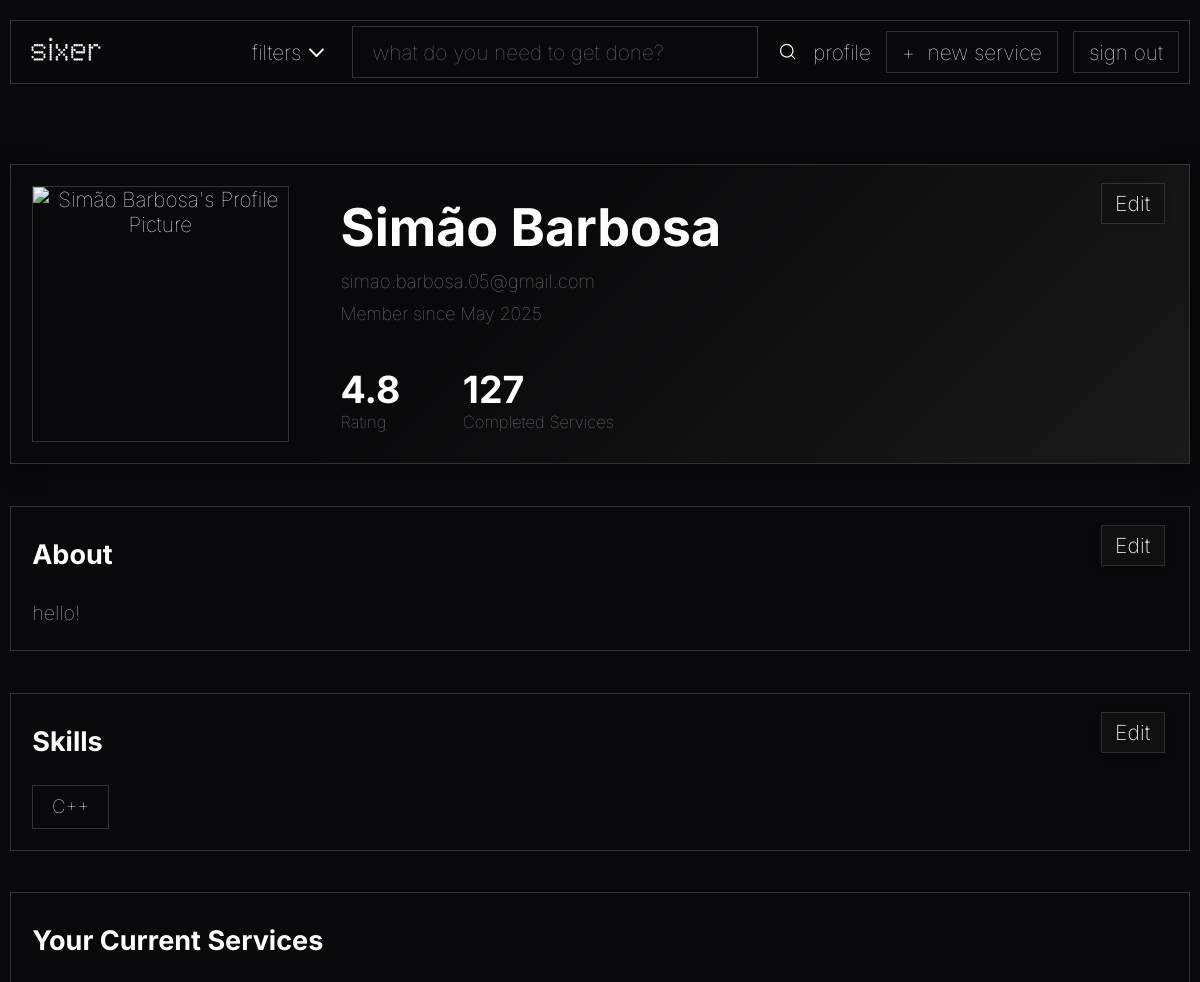
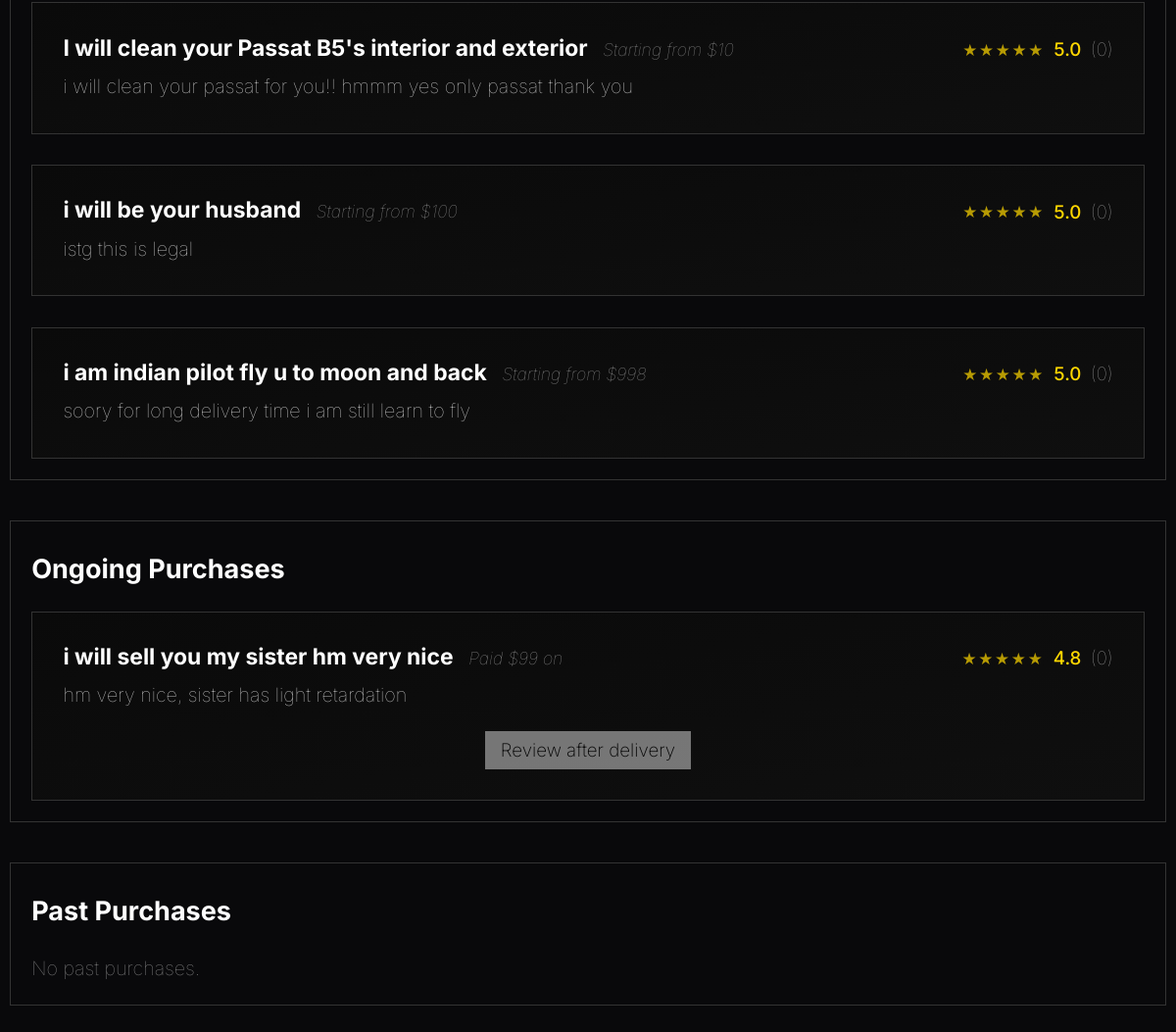
The page /pages/profile.php (signed in) on the database its author committed (2 pictures, top to bottom).
### tables this page shows
CREATE TABLE user_registry
(
    user_id INTEGER PRIMARY KEY AUTOINCREMENT,
    password_hash TEXT NOT NULL,
    access_level TEXT DEFAULT "client" NOT NULL,

    user_picture BLOB DEFAULT NULL,

    full_name TEXT,
    email TEXT UNIQUE NOT NULL,
    join_date DATETIME NOT NULL,

    aboutme TEXT DEFAULT NULL
);

CREATE TABLE services_list
(
    service_id INTEGER PRIMARY KEY AUTOINCREMENT,
    freelancer_id INTEGER NOT NULL,

    service_title TEXT NOT NULL,
    service_price REAL NOT NULL,
    service_info TEXT NOT NULL,
    service_eta INTEGER NOT NULL,
    service_category TEXT NOT NULL,

    service_delisted BOOLEAN DEFAULT FALSE NOT NULL,

    service_picture BLOB DEFAULT NULL,

    FOREIGN KEY(freelancer_id) REFERENCES user_registry(user_id)
);

### utils/session.php (called while the page is built, shortened)
<?php
class Session {
    private static ?Session $instance = null;
    public static function getInstance(): Session {
        if (self::$instance === null) {
            self::$instance = new Session();
        }
        return self::$instance;
    }
    public function isLoggedIn() {
        return isset($_SESSION["user"]) && $_SESSION["user"] !== null;
    }
    public function getUser() {
        return $_SESSION["user"] ?? null;
    }
}
?>

### database/service_class.php (called while the page is built, shortened)
<?php
class Service {
    public function __construct(
        int $id,
        int $freelancer_id,
        string $title,
        float $price,
        string $info,
        int $eta,
        string $category,
        bool $delisted = false,
        $picture = null
    ) {
        $this->id = $id;
        $this->title = $title;
        $this->price = $price;
        $this->info = $info;
    }
    public static function get_by_id($service_id) {
        $db = Database::getInstance();
        $stmt = $db->prepare('SELECT * FROM services_list WHERE service_id = ?');
        $stmt->execute([$service_id]);
        $service = $stmt->fetch();
        return new Service(
            $service['service_id'],
            $service['freelancer_id'],
            $service['service_title'],
            $service['service_price'],
            $service['service_info'],
            (int)$service['service_eta'],
            $service['service_category'],
            (bool)$service['service_delisted'],
            $service['service_picture'] ?? null
        );
    }
    public static function get_by_freelancer($freelancer_id) {
        $db = Database::getInstance();
        $stmt = $db->prepare('SELECT * FROM services_list WHERE freelancer_id = ?');
        $stmt->execute([$freelancer_id]);
        $services = $stmt->fetchAll();
        return array_map(function($service) {
            return new Service(
                $service['service_id'],
                $service['freelancer_id'],
                $service['service_title'],
                $service['service_price'],
                $service['service_info'],
                (int)$service['service_eta'],
                $service['service_category'],
                (bool)$service['service_delisted'],
                $service['service_picture'] ?? null
            );
        }, $services);
    }
}

### database/user_class.php (called while the page is built, shortened)
<?php
class User {
    public static function get_user_purchases($user_id) {
        $db = Database::getInstance();
        $stmt = $db->prepare('SELECT * FROM purchases WHERE client_id = ?');
        $stmt->execute([$user_id]);
        return $stmt->fetchAll();
    }
}

### pages/profile.php (the view, shortened to what this page needs)
<?php
require_once '../utils/session.php';
require_once '../templates/common.php';
require_once '../database/user_class.php';
require_once '../database/service_class.php';
require_once '../templates/profile_service.php';
require_once '../templates/profile_purchase_card.php';
$session = Session::getInstance();
$profile_user_id = isset($_GET['id']) ? intval($_GET['id']) : $session->getUser()['user_id'];
$db = Database::getInstance();
$stmt = $db->prepare('SELECT * FROM user_registry WHERE user_id = ?');
$stmt->execute([$profile_user_id]);
$user_data = $stmt->fetch();
if (!empty($user_data['user_picture'])) {
    $user_picture = '../action/get_profile_picture.php?id=' . $profile_user_id;
} else {
    $user_picture = '../assets/images/default.jpg';
}
$full_name = $user_data['full_name'] ?? '';
$email = $user_data['email'] ?? '';
$join_date = $user_data['join_date'] ?? '';
$is_own_profile = ($session->getUser()['user_id'] === $profile_user_id);
$user_services = Service::get_by_freelancer($profile_user_id);
$stmt = $db->prepare('SELECT skill_name FROM user_skills WHERE user_id = ?');
$stmt->execute([$profile_user_id]);
$user_skills = $stmt->fetchAll(PDO::FETCH_COLUMN);
function hasAnyServices($user_services) {
    return !empty($user_services) && count($user_services) > 0;
}
$user_purchases = User::get_user_purchases($profile_user_id);
$ongoing_purchases = [];
$past_purchases = [];
foreach ($user_purchases as $purchase) {
    if (!empty($purchase['service_id'])) {
        $service = Service::get_by_id($purchase['service_id']);
        if ($service) {
            if ($purchase['completed']) {
                $past_purchases[] = ['purchase' => $purchase, 'service' => $service];
            } else {
                $ongoing_purchases[] = ['purchase' => $purchase, 'service' => $service];
            }
        }
    }
}
?>
<!DOCTYPE html>
<html lang="en">
  <head>
    <link rel="stylesheet" href="../css/styles.css" />
    <link rel="stylesheet" href="../css/profile.css" />
  </head>
  <body>
    <?php drawHeader(); ?>
    <main>
      <div class="profile-container">
        <div class="profile-header" style="position: relative;">
          <?php if (
            isset(
              $is_own_profile
            ) && $is_own_profile): ?>
            <a href="edit_profile.php" class="edit-profile-btn" title="Edit Profile">Edit</a>
          <?php endif; ?>
          <div class="profile-avatar" style="z-index: 1; position: relative; cursor: pointer;">
            <img id="profile-pic-img" src="<?= htmlspecialchars($user_picture) ?>" alt="<?= htmlspecialchars($full_name) ?>'s Profile Picture" style="object-fit: cover; aspect-ratio: 1/1; width: 100%; height: 100%; border-radius: 0; cursor: pointer;" />
          </div>
          <div class="profile-info">
            <div class="profile-info-top">
              <h1><?= htmlspecialchars($full_name) ?></h1>
              <p class="profile-email"><?= htmlspecialchars($email) ?></p>
              <p class="profile-join-date">Member since <?= $join_date ? date('F Y', strtotime($join_date)) : '' ?></p>
            </div>
            <div class="profile-stats">
              <div class="stat">
                <span class="stat-value">4.8</span>
                <span class="stat-label">Rating</span>
              </div>
              <div class="stat">
                <span class="stat-value">127</span>
                <span class="stat-label">Completed Services</span>
              </div>
            </div>
          </div>
        </div>
        <div class="profile-section about-section" style="position: relative;">
          <h2>About</h2>
          <?php if ($is_own_profile): ?>
            <button id="edit-about-btn" class="edit-profile-btn">Edit</button>
          <?php endif; ?>
          <div id="aboutme-container">
            <p id="aboutme-text" style="margin-bottom:0;">
              <?php
                $aboutme = $user_data['aboutme'] ?? null;
                if (!empty($aboutme) && trim((string)$aboutme) !== '') {
                  echo htmlspecialchars($aboutme);
                } else {
                  echo "User has not added a description yet.";
                }
              ?>
            </p>
          </div>
        </div>
        <div class="profile-section" style="position: relative;">
          <h2>Skills</h2>
          <?php if ($is_own_profile): ?>
            <button id="edit_skills-btn" class="edit-profile-btn" type="button" style="display: <?= empty($user_skills) ? 'none' : 'inline-block' ?>;">
              Edit
            </button>
          <?php endif; ?>
          <div id="skills-container" class="skills-container">
            <span id="skills-text">
              <?php
                if (empty($user_skills)) {
                  echo "No skills have been added yet.";
                } else {
                  echo '<div class="skills-list">';
                  foreach ($user_skills as $skill) {
                    echo '<span class="skill-tag">' . htmlspecialchars($skill) . '</span> ';
                  }
                  echo '</div>';
                }
              ?>
            </span>
          </div>
        </div>
          <?php if (hasAnyServices($user_services)): ?>
            <div class="profile-section">
              <h2>Your Current Services</h2>
              <div class="recent-work">
                <?php
                  foreach ($user_services as $service) {
                    drawProfileService($service);
                  }
                ?>
              </div>
            </div>
          <?php endif; ?>
          <div class="profile-section">
            <h2>Ongoing Purchases</h2>
            <div class="recent-work">
              <?php if (!empty($ongoing_purchases)) {
                foreach ($ongoing_purchases as $item) {
                  drawProfilePurchaseCard($item['purchase'], $item['service'], false);
                }
              } else {
                echo '<p style="color:#888;">No ongoing purchases.</p>';
              } ?>
            </div>
          </div>
          <div class="profile-section">
            <h2>Past Purchases</h2>
            <div class="recent-work">
              <?php if (!empty($past_purchases)) {
                foreach ($past_purchases as $item) {
                  drawProfilePurchaseCard($item['purchase'], $item['service'], true);
                }
              } else {
                echo '<p style="color:#888;">No past purchases.</p>';
              } ?>
            </div>
          </div>
        </div>
    </main>
  </body>
</html>

### templates/common.php (shortened to what this page needs)
<?php
require_once __DIR__ . '/../utils/session.php';
function drawHeader() {
  $session = Session::getInstance();
  $loggedIn = $session->isLoggedIn();
  $user = $session->getUser();
?>
<header>
  <div>
    <a href="../index.php">
      <img src="../assets/logo-w.png" id="logo" alt="sixer" />
    </a>
  </div>
  <div class="searchbar">
    <a href="#" id="filters-btn">
      <span class="filters-text">filters</span>
      <img class="icon" src="../assets/icons/dropdown.svg" alt="" />
    </a>
    <form action="search.php" method="get">
      <input
        type="text"
        name="q"
        id="main-search"
        placeholder="what do you need to get done?"
      />
      <button type="submit">
        <img class="icon" src="../assets/icons/search.svg" alt="search" />
      </button>
    </form>
  </div>
  <div class="account">
    <?php if (
      $loggedIn && isset($user['user_id'])
    ): ?>
      <a href="profile.php?id=<?= urlencode($user['user_id']) ?>">profile</a>
      <a href="create_service.php" class="simple-button">
        <span class="new-service-plus">+</span>
        <span class="new-service-text"> new service</span>
      </a>
      <a href="../action/logout.php" class="simple-button">sign out</a>
    <?php else: ?>
      <a href="signup.php">sign-up</a>
      <a href="login.php" class="simple-button">login</a>
    <?php endif; ?>
  </div>
</header>
<?php } ?>

### templates/profile_service.php
<?php
function drawProfileService($service) {
    ?>
    <a href="../pages/service.php?id=<?= urlencode($service->id) ?>" style="text-decoration:none; color:inherit;">
    <div class="work-item">
        <div class="work-header">
            <div class="work-title-group">
                <h3><?= htmlspecialchars($service->title) ?></h3>
                <span class="work-date">Starting from $<?= number_format($service->price, 0) ?></span>
            </div>
            <div class="work-rating">
                5.0 <span style="font-weight: 100; color: #999">(0)</span>
            </div>
        </div>
        <p class="work-description">
            <?= nl2br(htmlspecialchars($service->info)) ?>
        </p>
    </div>
    </a>
    <?php
}

### templates/profile_purchase_card.php
<?php
function drawProfilePurchaseCard($purchase, $service, $is_completed) {
    $paid = number_format($purchase['paid_amount'] ?? $service->price, 0);
    $date = isset($purchase['purchase_date']) ? date('d/m/Y', strtotime($purchase['purchase_date'])) : '';
    ?>
    <div class="work-item">
        <div class="work-header">
            <div class="work-title-group">
                <h3><?= htmlspecialchars($service->title) ?></h3>
                <span class="work-date">Paid $<?= $paid ?> on <?= $date ?></span>
            </div>
            <div class="work-rating">
                4.8 <span style="font-weight: 100; color: #999">(0)</span>
            </div>
        </div>
        <p class="work-description">
            <?= nl2br(htmlspecialchars($service->info)) ?>
        </p>
        <?php if (!$is_completed): ?>
            <button class="review-btn" disabled>Review after delivery</button>
        <?php else: ?>
            <button class="review-btn" type="button">Review</button>
        <?php endif; ?>
    </div>
    <?php
}

### css/styles.css (style rules this page uses)
html, body { margin: 0; padding: 0; height: 100%; box-sizing: border-box; overflow-y: auto; }
*, *::before, *::after { box-sizing: inherit; }
body { font-family: "Inter", Courier, monospace; font-weight: 100; font-size: 1.3em; background-color: #09090b; color: #ffffff; position: relative; min-height: 100vh; overflow-x: hidden; }
body > header { display: flex; justify-content: space-between; align-items: center; padding: 5px; margin: 20px 10px; border: 1px solid #333333; flex-wrap: wrap; gap: 10px; position: relative; overflow: hidden; transition: border-color 0.3s ease, box-shadow 0.3s ease; background: rgba(9, 9, 11, 0.7); backdrop-filter: blur(10px); -webkit-backdrop-filter: blur(10px); }
body > header::before { content: ""; position: absolute; top: 0; left: 0; width: 200%; height: 100%; background: linear-gradient(90deg,transparent,rgba(255,255,255,0.02),rgba(255,255,255,0.05),rgba(255,255,255,0.02),transparent,transparent,rgba(255,255,255,0.02),rgba(255,255,255,0.05),rgba(255,255,255,0.02),transparent); background-size: 200% 100%; opacity: 0; transition: opacity 0.3s ease; z-index: 1; }
#logo, .searchbar, .account { position: relative; z-index: 2; }
#logo { width: 100px; padding: 0px 10px; }
header a { text-decoration: none; color: #ffffff; }
.searchbar { display: flex; align-items: center; gap: 20px; flex: 1; min-width: 200px; max-width: 550px; }
.searchbar > a { display: flex; justify-content: center; align-items: center; }
.searchbar form { display: flex; align-items: center; gap: 20px; flex: 1; }
.searchbar form input { width: 100%; height: 2.5em; padding-left: 12px; border-radius: 0px; background-color: #09090b; border: 1px solid #333333; color: #ffffff; font-family: "Inter", Courier, monospace; font-weight: 100; font-size: 1em; }
.searchbar form input::placeholder { padding-left: 7px; }
.searchbar form button { background: none; border: none; padding: 0; cursor: pointer; display: flex; align-items: center; justify-content: center; }
.searchbar .icon { filter: brightness(0) invert(1); }
.account { display: flex; align-items: center; gap: 15px; padding: 5px; }
.new-service-text { margin-left: 0.6em; }
.simple-button { height: 2em; display: flex; align-items: center; justify-content: center; padding: 0px 15px; border-radius: 0px; background-color: #09090b; border: 1px solid #333333; color: #ffffff; font-family: "Inter", Courier, monospace; font-weight: 100; font-size: 1em; cursor: pointer; }
.icon { width: 1.5em; height: 1.5em; }
main { text-align: center; margin-top: 10vh; }
main h1 { font-size: 3em; font-weight: bold; margin: 5px; }
main p { margin: 0; font-size: 2em; }

### rows shown on the page
user_registry: full_name "Simão Barbosa", email "simao.barbosa.05@gmail.com", join_date "May 2025", aboutme "hello!"
services_list: service_title "I will clean your Passat B5's interior and exterior", service_price "10", service_info "i will clean your passat for you!! hmmm yes only passat thank you"
services_list: service_title "i will be your husband", service_price "100", service_info "istg this is legal"
services_list: service_title "i am indian pilot fly u to moon and back", service_price "998", service_info "soory for long delivery time i am still learn to fly"
services_list: service_title "i will sell you my sister hm very nice", service_price "99", service_info "hm very nice, sister has light retardation"

### other values the page prints
$skill "C++"
